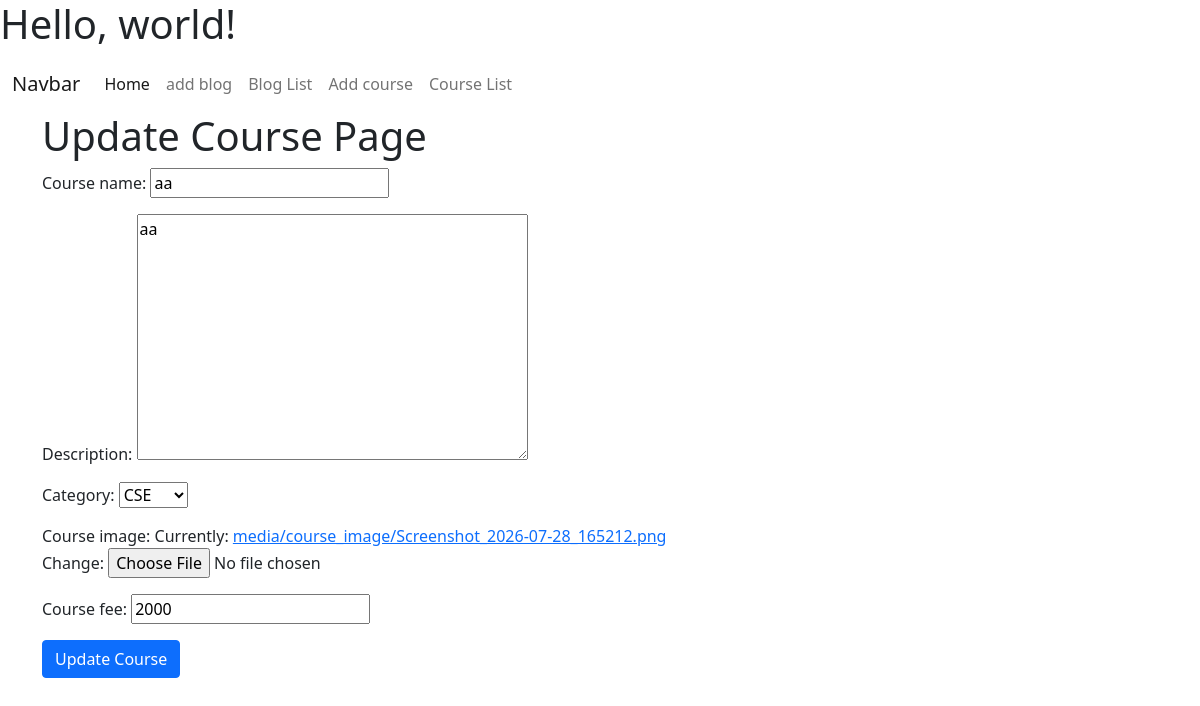
The page /update_course/1/ on the database its author committed.
### form_app/models.py (models this page shows, shortened)
class CourseModel(models.Model):
    CAGETORY_CHOICE=[
        ('CSE','CSE'),
        ('EEE','EEE'),
        ('CIVIL','CIVIL'),
    ]
    course_name =models.CharField(max_length=100,null=True)
    description =models.TextField(null=True)
    category =models.CharField(choices=CAGETORY_CHOICE,max_length=100,null=True)
    course_image =models.ImageField(upload_to='media/course_image',null=True)
    course_fee =models.CharField(max_length=100,null=True)

### form_app/views.py (the view)
# urls.py: path('update_course/<int:u_id>/', update_course, name='update_course'),
def update_course(request, u_id):
    course_data = get_object_or_404(CourseModel, id=u_id)
    form_data = CourseForm(instance=course_data)
    if request.method == 'POST':
        form_data = CourseForm(request.POST, request.FILES, instance=course_data )
        if form_data.is_valid():
            form_data.save()
            return redirect('course_list')
    context = {
        'form_data': form_data
    }
    return render(request, 'update_course.html', context)

### form_app/forms.py
class CourseForm(forms.ModelForm):
    class Meta:
        model = CourseModel
        fields = '__all__'

### form_app/templates/update_course.html (shortened to what this page needs)
{% extends 'master/base.html' %}
{% block body %}
<h1>Update Course Page</h1>
<form method="POST" enctype="multipart/form-data">
    {{form_data.as_p}}
    <button type="submit" class="btn btn-primary" >Update Course</button>
</form>
{% endblock body %}

### rows shown on the page
CourseModel: course_name "aa", description "aa", category "CSE", course_fee "2000"
